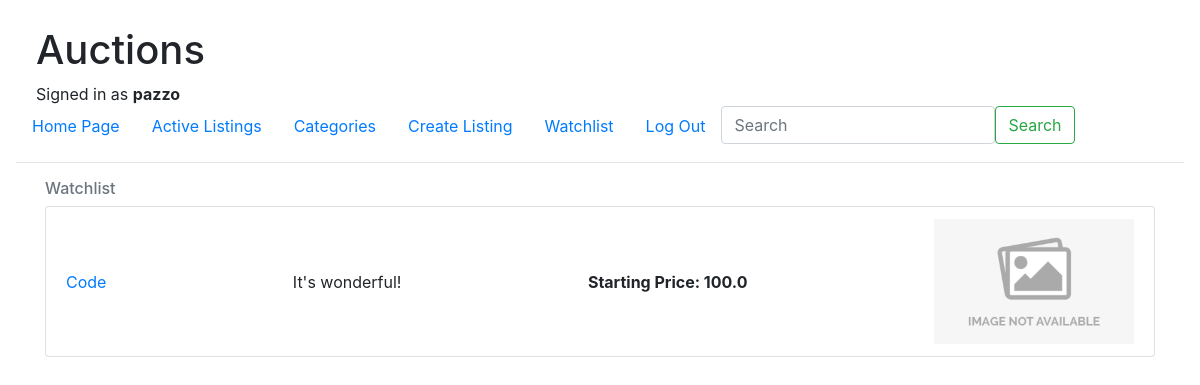
Screenshot of /auction/listings/watchlist/ (signed in) with the database file from the repository.
### Auction/models.py (models this page shows)
class User(AbstractUser):
    pass

class Listing(models.Model):
    title = models.CharField(max_length=20)
    description = models.TextField(blank=True, null=True)
    user = models.ForeignKey(User, related_name='listings', on_delete=models.CASCADE)
    watchers = models.ManyToManyField(User, related_name='watchlist', blank=True)
    category = models.ManyToManyField(Category, related_name='listings', blank=True)
    created_at = models.DateTimeField(auto_now_add=True)
    updated_at = models.DateTimeField(auto_now=True)
    starting_price = models.FloatField()
    image = models.ImageField(upload_to='uploads/', blank=True, null=True)

### Auction/views.py (the view)
# urls.py: path('listings/watchlist/', watchlist_view, name='watchlist'),
def watchlist_view(request):
    user = request.user
    if user.is_authenticated:
        watchlist = user.watchlist.all()
    context = {
        'watchlist': watchlist,
    }
    return render(request, 'auction/watchlist.html', context)

### templates/auction/watchlist.html (shortened to what this page needs)
{% extends 'layout.html' %}
{% block body %}
{% load static %}
<div class="container">
    <div class="row">
        <div class="col-12 col-sm-8 col-lg-12">
            <h6 class="text-muted">Watchlist</h6>
            <ul class="list-group">
                {% for listing in watchlist %}
                <li class="list-group-item d-flex justify-content-between align-items-center">
                        <a href='{% url "auction:listing" listing.id %}'>
                            {{ listing.title }}<br/>
                        </a>
                        {{ listing.description }}<br/>
                        <b>Starting Price: {{ listing.starting_price }}</b>
                        <div class="image-parent">
                        {% if listing.image %}
                            <img src="{{ listing.image.url }}" class="img-fluid">
                            {% else %}
                            <img src="{% static 'Auction/no_image.jpg' %}" class="img-fluid">
                            {% endif %}
                        </div>
                        {% empty %}
                            No Listings in the Watchlist.
                    </li>
                {% endfor %}
            </ul>
        </div>
    </div>
</div>
{% endblock %}

### templates/layout.html (shortened to what this page needs)
<!DOCTYPE html>
<html>
    <head>
        {% load static %}
        <link rel="stylesheet" href="https://stackpath.bootstrapcdn.com/bootstrap/4.4.1/css/bootstrap.min.css">
        <link href="{% static 'Auction/styles.css' %}" rel="stylesheet">
    </head>
    <body>
        <div style="margin-top: 10px; margin-left: 20px;">
        <h1>Auctions</h1>
            {% if user.is_authenticated %}
                Signed in as <strong>{{ user.username }}</strong>
            {% endif %}
        </div>
        <ul class="nav">
            <li class="nav-item">
            <a class='nav-link' href="{% url 'index' %}">Home Page</a>
        </li>
        <li class="nav-item">
            <a class='nav-link' href='{% url "auction:index" %}'>Active Listings</a>
        </li>
        <li class="nav-item">
            <a class='nav-link' href="{% url 'auction:category_list' %}">Categories</a>
        </li>
        <li class="nav-item">
            <a class='nav-link' href='{% url "auction:create_listing" %}'>Create Listing</a>
        </li>
            {% if user.is_authenticated %}
            <li class="nav-item">
                <a class='nav-link' href="{% url 'auction:watchlist' %}">Watchlist</a>
            </li>
            <li class="nav-item">
            <a class='nav-link' href="{% url 'auction:logout' %}">Log Out</a>
            </li>
            {% endif %}
        <li class="nav-item">
        <form class="d-flex" method="post" action="{% url 'auction:search' %}">
            <input class="form-control me-2" type="search" name='q' placeholder="Search" aria-label="Search">
            <button class="btn btn-outline-success" type="submit">Search</button>
            </form>
        </li>
    </ul>
    <hr>
        {% block body %}
        {% endblock %}
    </body>
</html>

### Auction/static/Auction/styles.css (style rules this page uses)
body { padding: 10px; }

### templates/auction/watchlist.html (style rules this page uses)
body { padding: 1rem 1rem; }
.image-parent { max-width: 200px; }

### rows the page displays
User: username "pazzo"
Listing: title "Code", description "It's wonderful!", starting_price "100.0"
